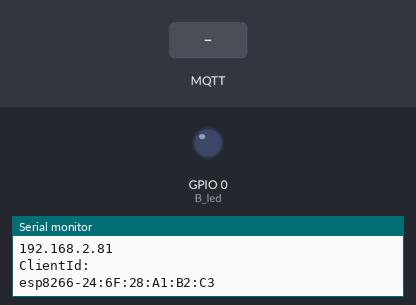
The sketch below on a simulated ESP8266 (NodeMCU). Parts: output pins drawn as LEDs (lit = HIGH), the last lines printed to the serial monitor. Inputs (shaded band) come from the test bench. WiFi joins after 1.5 s; servers stay silent unless stated; no MQTT or app messages arrive unless stated.

Above: at 3.2 s.
3.3 s: MQTT message "off" arrives on the first subscribed topic
At 4.5 s:
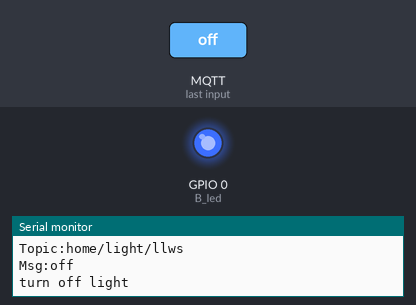
4.8 s: MQTT message "on" arrives on the first subscribed topic
At 5.8 s:
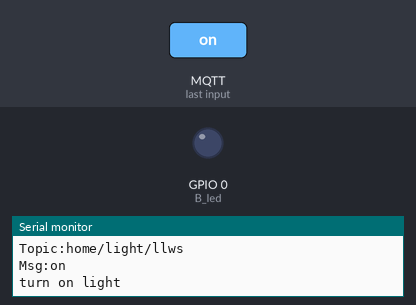
Timing chart, 0 to 7.8 s (numbered marks = the images above; inputs shaded):
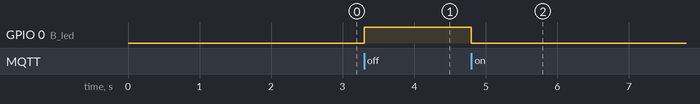

The sketch:

osquitto_mqtt_light.ino
```cpp
/**********************************************************************
项目名称/Project          : 内网osquitto服务器用esp连接并且控制灯泡
程序名称/Program name     : osquitto_mqtt_light

-----------------------------------------------------------------------
本程序是在用巴法云过程中，总是有一台莫名的设备给人家发qos2消息经常被禁，所以在找不到
源头的情况下，着手在自家服务器搭建osquitto服务器，并且用esp连接。

如有疑问，请前往以下页面寻找解决方案
http://www.taichi-maker.com/public-mqtt-broker/
***********************************************************************/
#include <ESP8266WiFi.h>                 //默认，加载WIFI头文件
#include "PubSubClient.h"                //默认，加载MQTT库文件

// 设置wifi接入信息，以及服务器地址
const char* ssid = "BV_02_2.4";
const char* password = "04171228";
const char* mqttServer = "192.168.2.81";
const char* osquitto_user = "user2";
const char* osquitto_pass = "user2";

//实例化
WiFiClient wifiClient;
PubSubClient mqttClient(wifiClient);

//变量
const char*  topic = "home/light/llws";        //主题名字，可创建，名称随意
const int B_led = 0;       //单片机LED引脚值，D系列是NodeMcu引脚命名方式，其他esp8266型号将D2改为自己的引脚

/**
 * 连服务器
 */
void connectMQTTServer(){
  // 根据ESP8266的MAC地址生成客户端ID（避免与其它ESP8266的客户端ID重名）
  String clientId = "esp8266-" + WiFi.macAddress();
  // 连接MQTT服务器
  if (mqttClient.connect(clientId.c_str(),osquitto_user,osquitto_pass)) {
    Serial.println("MQTT Server Connected.");
    Serial.println("Server Address: ");
    Serial.println(mqttServer);
    Serial.println("ClientId:");
    Serial.println(clientId);
    // 发送主题，指定文字
    //mqttClient.publish("outTopic", "hello world");
    // 订阅主题
    mqttClient.subscribe(topic);
  } else {
    Serial.print("MQTT Server Connect Failed. Client State:");
    Serial.println(mqttClient.state());
    delay(3000);
  }
}

/**
 * 连wifi
 */
void connectWifi(){
  WiFi.begin(ssid, password);
  //等待WiFi连接,成功连接后输出成功信息
  while (WiFi.status() != WL_CONNECTED) {
    delay(1000);
    Serial.print(".");
  }
  Serial.println("");
  Serial.println("WiFi Connected!");
  Serial.println("");
}

/**
 * 接收到消息回调
 */
void callback(char* topic, byte* payload, unsigned int length) {
  Serial.print("Topic:");
  Serial.println(topic);
  String msg = "";
  for (int i = 0; i < length; i++) {
    msg += (char)payload[i];
  }
  Serial.print("Msg:");
  Serial.println(msg);
  if (msg == "on") {//如果接收字符on，亮灯
    turnOnLed();//开灯函数
  } else if (msg == "off") {//如果接收字符off，亮灯
    turnOffLed();//关灯函数
  }
  msg = "";
}

/**
 * 开灯
 */
void turnOnLed() {
  Serial.println("turn on light");
  digitalWrite(B_led, LOW);
}

/**
 * 关灯
 */
void turnOffLed() {
  Serial.println("turn off light");
  digitalWrite(B_led, HIGH);
}

/**
 * 主set
 */
void setup() {
  Serial.begin(115200);
  pinMode(B_led, OUTPUT);  //设置引脚为输出模式
  digitalWrite(B_led, LOW); //默认引脚上电高电平
  WiFi.mode(WIFI_STA); //设置ESP8266工作模式为无线终端模式
  //设置好了先连一遍
  connectWifi(); // 连接WiFi
  mqttClient.setServer(mqttServer, 1883); // 设置MQTT服务器和端口号
  mqttClient.setCallback(callback); //设置订阅消息回调
  connectMQTTServer(); // 连接MQTT服务器
}

/**
 * 主loop
 */
void loop() {
  // 检查断开重连服务器
  if (!mqttClient.connected()) {
    connectMQTTServer();
  }

  mqttClient.loop();

}
```

Measured:
- after the input at 3.3 s, GPIO 0 (B_led): LOW → HIGH at once
- after the input at 4.8 s, GPIO 0 (B_led): HIGH → LOW at once
